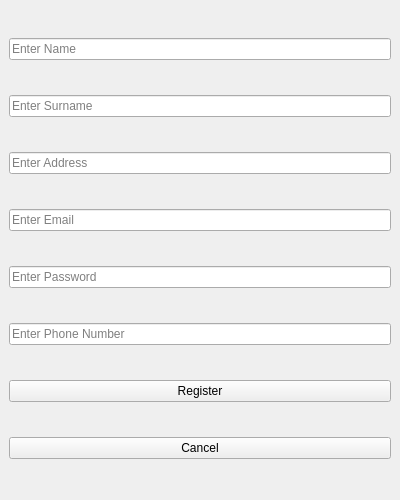
<?xml version="1.0" encoding="UTF-8"?>
<ui version="4.0">
 <class>RegisterView</class>
 <widget class="QMainWindow" name="RegisterView">
  <property name="geometry">
   <rect>
    <x>0</x>
    <y>0</y>
    <width>400</width>
    <height>500</height>
   </rect>
  </property>
  <property name="windowTitle">
   <string>Register</string>
  </property>
  <widget class="QWidget" name="centralwidget">
   <layout class="QVBoxLayout" name="verticalLayout">
    <item>
     <widget class="QLineEdit" name="nameTxt">
      <property name="placeholderText">
       <string>Enter Name</string>
      </property>
     </widget>
    </item>
    <item>
     <widget class="QLineEdit" name="surnameTxt">
      <property name="placeholderText">
       <string>Enter Surname</string>
      </property>
     </widget>
    </item>
    <item>
     <widget class="QLineEdit" name="addressTxt">
      <property name="placeholderText">
       <string>Enter Address</string>
      </property>
     </widget>
    </item>
    <item>
     <widget class="QLineEdit" name="emailTxt">
      <property name="placeholderText">
       <string>Enter Email</string>
      </property>
     </widget>
    </item>
    <item>
     <widget class="QLineEdit" name="passwordTxt">
      <property name="placeholderText">
       <string>Enter Password</string>
      </property>
      <property name="echoMode">
       <enum>QLineEdit::Password</enum>
      </property>
     </widget>
    </item>
    <item>
     <widget class="QLineEdit" name="phoneTxt">
      <property name="placeholderText">
       <string>Enter Phone Number</string>
      </property>
     </widget>
    </item>
    <item>
     <widget class="QPushButton" name="registerBtn">
      <property name="text">
       <string>Register</string>
      </property>
     </widget>
    </item>
    <item>
     <widget class="QPushButton" name="cancelBtn">
      <property name="text">
       <string>Cancel</string>
      </property>
     </widget>
    </item>
   </layout>
  </widget>
 </widget>
 <resources/>
 <connections/>
</ui>
